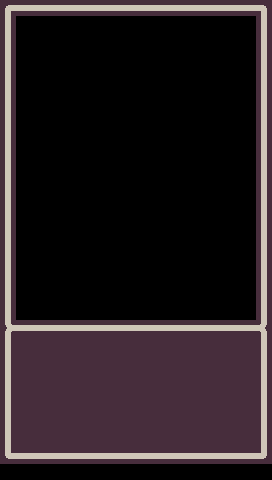

This game map was drawn from its Tiled (.tmx) file and the tilesets committed beside it. A one-line description and the full map source follow:
An orthogonal 17x30 tile map with 16x16 px tiles, 2 tile layers (Tile Layer 1, Tile Layer 2).

<map version="1.2" tiledversion="1.2.4" orientation="orthogonal" renderorder="right-down" width="17" height="30" tilewidth="16" tileheight="16" infinite="0" nextlayerid="3" nextobjectid="1">
 <tileset firstgid="1" name="colored" tilewidth="16" tileheight="16" spacing="1" tilecount="1024" columns="32">
  <image source="colored.png" width="543" height="543" />
 </tileset>
 <layer id="1" name="Tile Layer 1" width="17" height="29">
  <data encoding="csv">
1,1,1,1,1,1,1,1,1,1,1,1,1,1,1,1,1,
1,0,0,0,0,0,0,0,0,0,0,0,0,0,0,0,1,
1,0,0,0,0,0,0,0,0,0,0,0,0,0,0,0,1,
1,0,0,0,0,0,0,0,0,0,0,0,0,0,0,0,1,
1,0,0,0,0,0,0,0,0,0,0,0,0,0,0,0,1,
1,0,0,0,0,0,0,0,0,0,0,0,0,0,0,0,1,
1,0,0,0,0,0,0,0,0,0,0,0,0,0,0,0,1,
1,0,0,0,0,0,0,0,0,0,0,0,0,0,0,0,1,
1,0,0,0,0,0,0,0,0,0,0,0,0,0,0,0,1,
1,0,0,0,0,0,0,0,0,0,0,0,0,0,0,0,1,
1,0,0,0,0,0,0,0,0,0,0,0,0,0,0,0,1,
1,0,0,0,0,0,0,0,0,0,0,0,0,0,0,0,1,
1,0,0,0,0,0,0,0,0,0,0,0,0,0,0,0,1,
1,0,0,0,0,0,0,0,0,0,0,0,0,0,0,0,1,
1,0,0,0,0,0,0,0,0,0,0,0,0,0,0,0,1,
1,0,0,0,0,0,0,0,0,0,0,0,0,0,0,0,1,
1,0,0,0,0,0,0,0,0,0,0,0,0,0,0,0,1,
1,0,0,0,0,0,0,0,0,0,0,0,0,0,0,0,1,
1,0,0,0,0,0,0,0,0,0,0,0,0,0,0,0,1,
1,0,0,0,0,0,0,0,0,0,0,0,0,0,0,0,1,
1,1,1,1,1,1,1,1,1,1,1,1,1,1,1,1,1,
1,1,1,1,1,1,1,1,1,1,1,1,1,1,1,1,1,
1,1,1,1,1,1,1,1,1,1,1,1,1,1,1,1,1,
1,1,1,1,1,1,1,1,1,1,1,1,1,1,1,1,1,
1,1,1,1,1,1,1,1,1,1,1,1,1,1,1,1,1,
1,1,1,1,1,1,1,1,1,1,1,1,1,1,1,1,1,
1,1,1,1,1,1,1,1,1,1,1,1,1,1,1,1,1,
1,1,1,1,1,1,1,1,1,1,1,1,1,1,1,1,1,
1,1,1,1,1,1,1,1,1,1,1,1,1,1,1,1,1
</data>
 </layer>
 <layer id="2" name="Tile Layer 2" width="17" height="29">
  <data encoding="csv">
445,1610613178,1610613178,1610613178,1610613178,1610613178,1610613178,1610613178,1610613178,1610613178,1610613178,1610613178,1610613178,1610613178,1610613178,1610613178,2684355005,
442,0,0,0,0,0,0,0,0,0,0,0,0,0,0,0,442,
442,0,0,0,0,0,0,0,0,0,0,0,0,0,0,0,442,
442,0,0,0,0,0,0,0,0,0,0,0,0,0,0,0,442,
442,0,0,0,0,0,0,0,0,0,0,0,0,0,0,0,442,
442,0,0,0,0,0,0,0,0,0,0,0,0,0,0,0,442,
442,0,0,0,0,0,0,0,0,0,0,0,0,0,0,0,442,
442,0,0,0,0,0,0,0,0,0,0,0,0,0,0,0,442,
442,0,0,0,0,0,0,0,0,0,0,0,0,0,0,0,442,
442,0,0,0,0,0,0,0,0,0,0,0,0,0,0,0,442,
442,0,0,0,0,0,0,0,0,0,0,0,0,0,0,0,442,
442,0,0,0,0,0,0,0,0,0,0,0,0,0,0,0,442,
442,0,0,0,0,0,0,0,0,0,0,0,0,0,0,0,442,
442,0,0,0,0,0,0,0,0,0,0,0,0,0,0,0,442,
442,0,0,0,0,0,0,0,0,0,0,0,0,0,0,0,442,
442,0,0,0,0,0,0,0,0,0,0,0,0,0,0,0,442,
442,0,0,0,0,0,0,0,0,0,0,0,0,0,0,0,442,
442,0,0,0,0,0,0,0,0,0,0,0,0,0,0,0,442,
442,0,0,0,0,0,0,0,0,0,0,0,0,0,0,0,442,
442,0,0,0,0,0,0,0,0,0,0,0,0,0,0,0,442,
1610613182,1610613178,1610613178,1610613178,1610613178,1610613178,1610613178,1610613178,1610613178,1610613178,1610613178,1610613178,1610613178,1610613178,1610613178,1610613178,2684355006,
442,0,0,0,0,0,0,0,0,0,0,0,0,0,0,0,442,
442,0,0,0,0,0,0,0,0,0,0,0,0,0,0,0,442,
442,0,0,0,0,0,0,0,0,0,0,0,0,0,0,0,442,
442,0,0,0,0,0,0,0,0,0,0,0,0,0,0,0,442,
442,0,0,0,0,0,0,0,0,0,0,0,0,0,0,0,442,
442,0,0,0,0,0,0,0,0,0,0,0,0,0,0,0,442,
442,0,0,0,0,0,0,0,0,0,0,0,0,0,0,0,442,
1610613181,1610613178,1610613178,1610613178,1610613178,1610613178,1610613178,1610613178,1610613178,1610613178,1610613178,1610613178,1610613178,1610613178,1610613178,1610613178,3221225917
</data>
 </layer>
</map>
